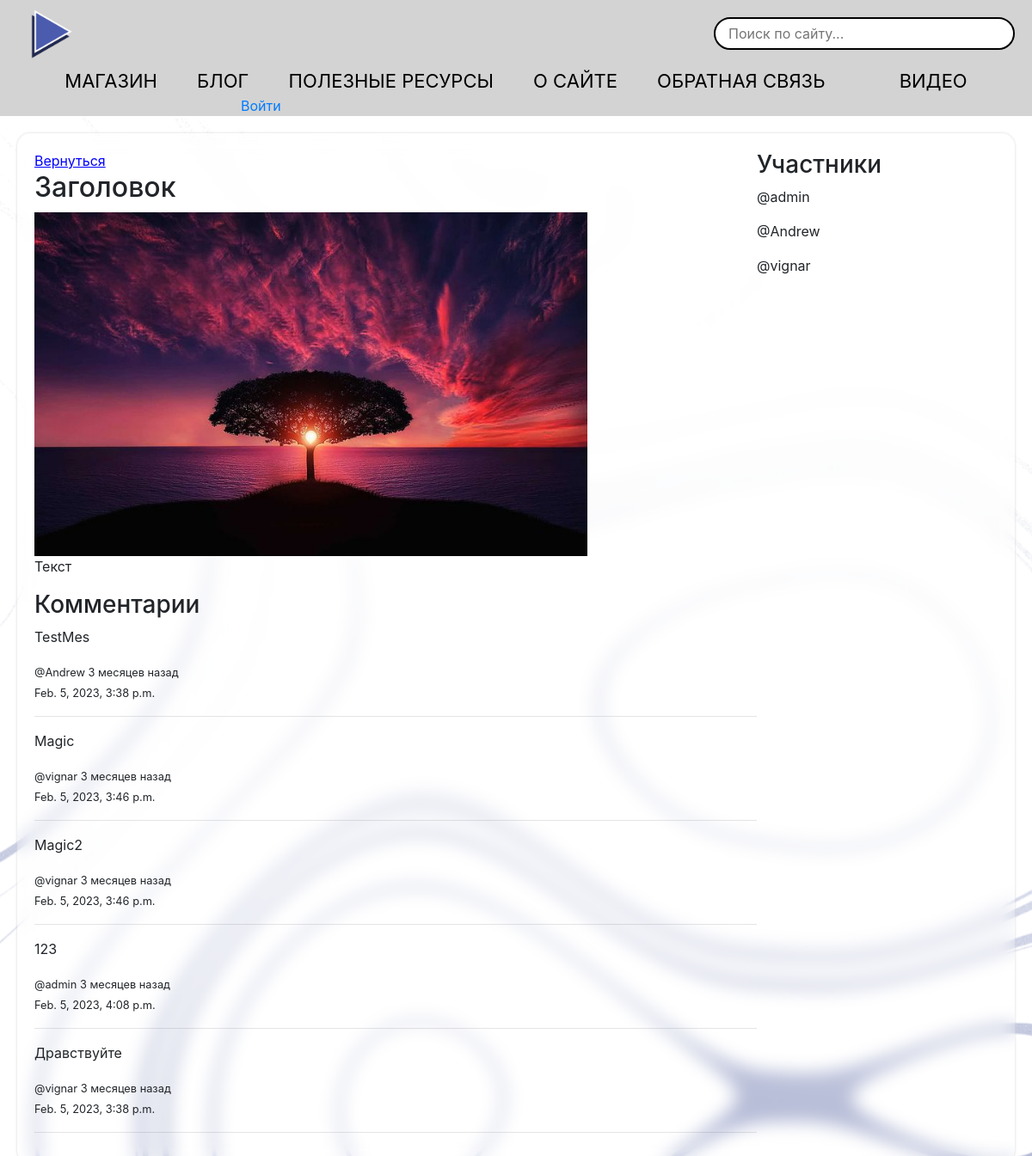
/room/5/, run on the app's committed database.
### base/models.py (models this page shows, shortened)
class Room(models.Model):
    host         = models.ForeignKey(User, on_delete=models.SET_NULL, null=True)
    name         = models.CharField(max_length=200)
    description  = models.TextField(null=True, blank = True)
    participants = models.ManyToManyField(User, related_name='participants', blank=True)
    updated      = models.DateTimeField(auto_now=True)
    created      = models.DateTimeField(auto_now_add=True)
    image        = models.ImageField(blank=True)
    class Meta:
        ordering = ['-updated','-created']

class Message(models.Model):
    user    = models.ForeignKey(User, on_delete=models.CASCADE)
    room    = models.ForeignKey(Room, on_delete=models.CASCADE)
    body    = models.TextField()
    updated = models.DateTimeField(auto_now=True)
    created = models.DateTimeField(auto_now_add=True)
    class Meta:
        ordering = ['updated','created']

### base/views.py (the view, shortened to what this page needs)
# urls.py: path('room/<str:pk>/',views.room, name='room' ),
def room(request, pk):
    room = Room.objects.get(id=pk)
    room_messages = room.message_set.all()
    participants = room.participants.all()
    context = {'room':room,'room_messages':room_messages, 'participants':participants}
    return render(request, 'base/room.html', context)

### base/templatetags/date_filter.py (called while the page is built)
@register.filter
def date_filter(value):
    return value.replace("weeks","недель").replace("months","месяцев").replace("days","дней") \
                .replace("week","неделя").replace("month","месяц").replace("day","день")

### base/templates/base/room.html (shortened to what this page needs)
{% extends 'main.html' %}
{% block content %}
{% load date_filter %}
<div class="room-container">
    <div>
        <a class="link_text" href="/">Вернуться</a>
        <h2>{{room.name}}</h2>
        {% if room.image %}
        <div class="blog_img"><img src="/media/{{room.image}}" style="max-height: 400px;" /></div>
        {% endif %}
        <p>{{room.description}}</p>
        <div class="comment-wrapper">
            <h3>Комментарии</h3>
            {% for message in room_messages %}
                <div>
                    <p>{{message.body}}</p>
                    <small>@{{message.user}} {{message.created|timesince|date_filter}} назад</small>
                    <div>
                        <small>{{message.created}}</small>
                    </div>
                </div>
                <hr>
            {% endfor %}
        </div>
    </div>
    <div>
        <h3>Участники</h3>
        {% for user in participants %}
        <p>@{{user.username}}</p>
        {% endfor %}
    </div>
</div>
{% endblock %}

### static/styles/main.css (style rules this page uses)
body { background-color: aliceblue; }
body { background-image: url(/static/images/background.png); background-position: center; background-repeat:no-repeat; background-attachment: fixed; text-align: center; background-size:cover; }
.room-container { display: grid; grid-template-columns: 3fr 1fr; }
.blog_img { margin-top: 10px; }
.room-container { padding: 20px; margin: 20px; border-radius: 15px; backdrop-filter: blur(10px); box-shadow: 0px 0px 3px #D3D3D3; }
.link_text { text-decoration: underline; color: blue; }

### data on the page
Room: name "Заголовок", image (picture), description "Текст"
Message: body "TestMes", user "Andrew", created "3 месяцев", created "Feb. 5, 2023, 3:38 p.m."
Message: body "Magic", user "vignar", created "3 месяцев", created "Feb. 5, 2023, 3:46 p.m."
Message: body "Magic2", user "vignar", created "3 месяцев", created "Feb. 5, 2023, 3:46 p.m."
Message: body "123", user "admin", created "3 месяцев", created "Feb. 5, 2023, 4:08 p.m."
Message: body "Дравствуйте", user "vignar", created "3 месяцев", created "Feb. 5, 2023, 3:38 p.m."

### other printed values
{{ user.username }} "admin"
{{ user.username }} "Andrew"
{{ user.username }} "vignar"
